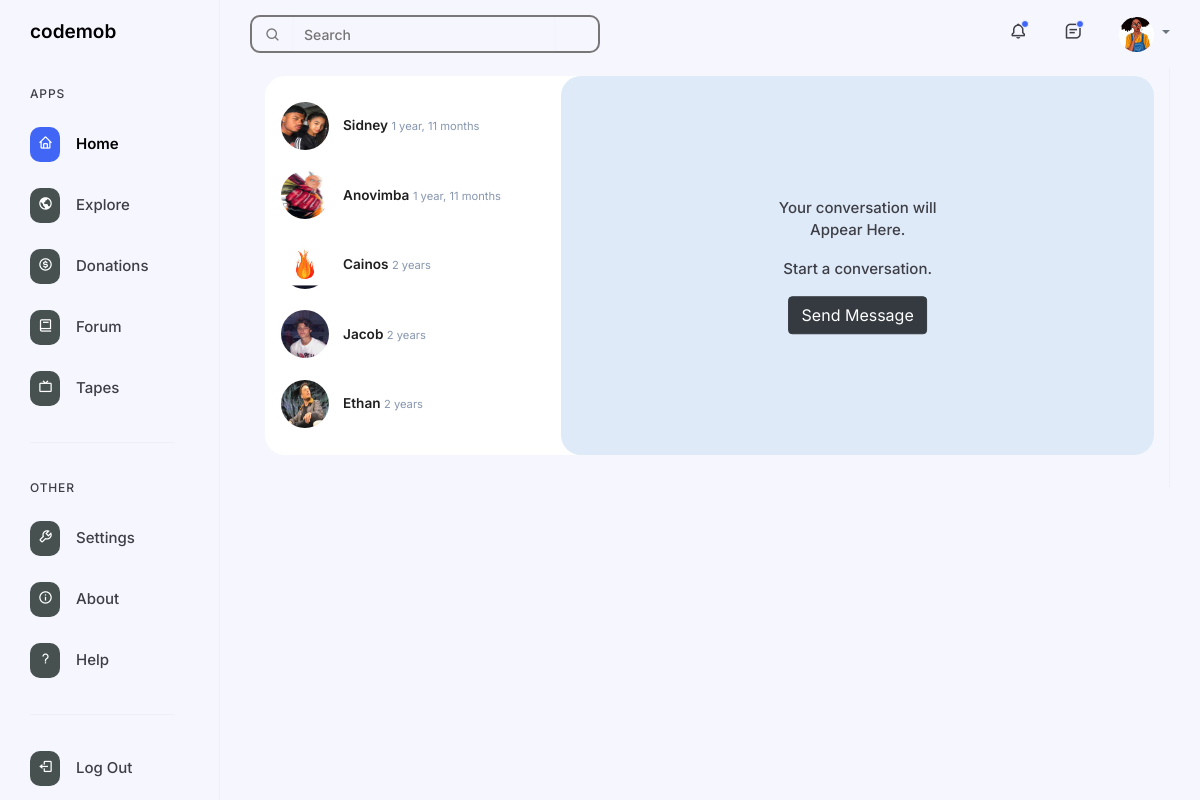
Page /conversation/messaging/ (signed in) on the committed database.
### users/models.py (models this page shows, shortened)
class Profile(models.Model):
     user = models.OneToOneField(User, on_delete=models.CASCADE)
     follows = models.ManyToManyField('self', related_name='followed_by', symmetrical=False) # Symetry false means if one follows you they dont automatically follow you back
     image = models.ImageField(default='default.jpg', upload_to='profile_pics')
     bio = models.CharField(max_length=200, default='This user has no bio')
     GUEST = 'Guest'
     MENTOR = 'Mentor'
     MENTEE = 'Mentee'
     ACCOUNT = [
          (GUEST, 'Guest'),
          (MENTOR, 'Mentor'),
          (MENTEE, 'Mentee'),
     ]
     account = models.CharField(
          max_length=6,
          choices=ACCOUNT,
          default=GUEST,
     )

### conversation/models.py (models this page shows)
class Conversation(models.Model):
     users = models.ManyToManyField(User, related_name='conversations')
     modified_at = models.DateTimeField(auto_now=True)
     class Meta:
          ordering = ['-modified_at']

### conversation/views.py (the view)
# urls.py: path('messaging/', views.conversations, name='conversations'),
@login_required
def conversations(request):
     conversations = request.user.conversations.all()
     return render(request, 'conversation/conversations.html', {'conversations': conversations})

### conversation/templates/conversation/conversations.html (shortened to what this page needs)
{% extends 'core/base.html' %}
{% block content %}
      <div class="container content-wrapper">
          <div class="row gutters">
              <div class="col-xl-12 col-lg-12 col-md-12 col-sm-12 col-12 chat-area">
                  <div class="card mt-2">
                      <div class="row no-gutters">
                          <div class="col-xl-4 col-lg-4 col-md-4 col-sm-3 col-3">
                              <div class="users-container">
                                  <ul class="users">
                                   {% for conversation in conversations %}
                                      <li class="person" data-chat="person1">
                                        {%for user in conversation.users.all %}
                                        {% if user != request.user %}
                                        <a href="{%url 'conversation' user.id %}">
                                          <div class="user">
                                              <img src="{{ user.profile.image.url }}" alt="Retail Admin">
                                          </div>
                                          <p class="name-time">
                                              <span class="name">{{ user.username }}</span>
                                              <span class="time">{{ conversation.modified_at|timesince}}</span>
                                          </p>
                                          </a>
                                          {% endif %}
                                        {% endfor %}
                                      </li>
                                   {% empty %}
                                        <P>No conversations.</p>
                                   {% endfor %}
                                  </ul>
                              </div>
                          </div>
                          <div class="col-xl-8 col-lg-8 col-md-8 col-sm-9 col-9 conversation-area">
                              <div class="placeholder-content">
                                  <div class="placeholder-text">
                                    <p>Your conversation will </br> Appear Here.</p>
                                    <p>Start a conversation.</p>
                                    <button class="btn btn-dark">Send Message</button>
                                </div>
                              </div>
                          </div>
                      </div>
                  </div>
              </div>
          </div>
      </div>
  </div>
{% endblock %}

### core/templates/core/base.html (shortened to what this page needs)
{% load static %}
<!DOCTYPE html>
<html lang="en">
<head>
  <link rel="stylesheet" href="https://maxcdn.bootstrapcdn.com/bootstrap/4.5.2/css/bootstrap.min.css">
  <link rel="stylesheet" href="https://use.fontawesome.com/releases/v5.15.2/css/all.css">
  <link href='https://unpkg.com/boxicons@2.0.7/css/boxicons.min.css' rel='stylesheet'>
  <link rel="stylesheet" type="text/css" href="{% static 'core/css/main.css' %}">
  <link rel="stylesheet" type="text/css" href="{% static 'core/css/forum.css' %}">
  <link rel="stylesheet" type="text/css" href="{% static 'core/css/messaging.css' %}">
  <link rel="stylesheet" type="text/css" href="{% static 'core/css/tape.css' %}">
  <link rel="stylesheet" href="https://cdnjs.cloudflare.com/ajax/libs/animate.css/4.1.1/animate.min.css"/>
</head>
<body>
  <div class="container-body">
     <div class="sidebar" id="sidebar_collapse">
        <a class="logo-expand" href="{% url 'home' %}">codemob</a>
        <div class="side-wrapper">
         <div class="side-title">APPS</div>
           <div class="side-menu">
           <a class="sidebar-link discover is-active" href="{% url 'home' %}">
            <i class='bx bx-home'></i>
              Home
           </a>
           <a class="sidebar-link trending" href="{% url 'explore'%}">
            <i class='bx bx-world' ></i>
              Explore
           </a>
           <a class="sidebar-link" href="#">
             <i class='bx bx-dollar-circle' ></i>
            Donations
           </a>
           <a class="sidebar-link" href="{% url 'forum'%}">
            <i class='bx bx-book' ></i>
              Forum
           </a>
           <a class="sidebar-link" href="{% url 'tape'%}">
            <i class='bx bx-tv' ></i>
              Tapes
           </a>
           </div>
        </div>
        <div class="side-wrapper">
         <div class="side-title">OTHER</div>
         <div class="side-menu">
          <a class="sidebar-link" href="#">
            <i class='bx bx-wrench' ></i>
           Settings
          </a>
          <a class="sidebar-link" href="{% url 'about'%}">
            <i class='bx bx-info-circle' ></i>
           About
          </a>
          <a class="sidebar-link" href="#">
            <i class='bx bx-question-mark' ></i>
           Help
          </a>
         </div>
        </div>
        <div class="logout-wrapper">
           <div class="side-menu">
            <a class="sidebar-link" href="{% url 'logout' %}">
              <i class='bx bx-log-out'></i>
             Log Out
            </a>
           </div>
        </div>
     </div>
     <div class="wrapper">
        <div class="header">
           <div class="search">
              <form method="get" action="{% url 'search' %}">
                <div class="field search-bar">
                    <div class="control search-icon">
                        <button class="btn"><i class='bx bx-search' ></i></button>
                    </div>
                    <div class="control input-text-group">
                        <input type="text" class="input" placeholder="Search" name="query">
                    </div>
                </div>
              </form>
            </div>
           <div class="user-settings">
              <div class="notify">
                 <a href="{% url 'conversations' %}">
                    <div class="notification"></div>
                    <i class='bx bx-bell' ></i>
                 </a>
              </div>
              <div class="notify">
                 <a href="{% url 'conversations' %}">
                    <div class="notification"></div>
                    <i class='bx bx-message-square-detail' ></i>
                 </a>
              </div>
              <div class="dropdown show right">
                 <a class="dropdown-toggle text-muted" class="header__img" href="#" role="button" id="dropdownMenuLink" data-toggle="dropdown" aria-haspopup="true" aria-expanded="false">
                    <img class="user-img" src="{{ user.profile.image.url }}" alt="">
                 </a>
               </div>
           </div>
        </div>
        <div class="main-container">
        {% block content %}{% endblock %}
        </div>
     </div>
</body>
</html>

### core/static/core/css/main.css (style rules this page uses)
* { outline: none; box-sizing: border-box; }
html { box-sizing: border-box; -webkit-font-smoothing: antialiased; }
img { max-width: 100%; }
:root { --body-font: "Inter", sans-serif; --flaticon-color: #ffffff; --searchbar-color: rgb(154, 154, 154); --theme-bg: #f6f6fe; --body-color: #3e3e47; --button-bg: #475150; --border-color: #000; --video-bg: #e2e1f1; --white-color: rgb(0, 0, 0); --delay: 0s; --borderline-color: #eff0f7; }
body { font-family: var(--body-font); color: var(--body-color); display: flex; justify-content: center; align-items: center; flex-direction: column; width: 100%; height: 100vh; overflow: hidden; background-color: var(--theme-bg); }
body:before { position: absolute; left: 0; top: 0; width: 100%; height: 100%; opacity: 0.4; content: ""; }
.container-body { display: flex; overflow: hidden; width: 100%; font-size: 15px; font-weight: 500; position: relative; }
.sidebar { width: 220px; height: 100%; padding: 15px 30px 15px 30px; display: flex; flex-direction: column; flex-shrink: 0; transition-duration: 0.2s; overflow-y: auto; overflow-x: hidden; border-right: 1px solid var(--borderline-color); }
.sidebar .logo-expand { text-decoration: none; color: var(--white-color); font-size: 19px; font-weight: 600; line-height: 34px; position: sticky; top: 0; }
.sidebar .logo-expand:before { content: ""; position: absolute; top: -30px; left: 0; background: var(--theme-bg); width: 200px; height: 70px; z-index: -1; }
.sidebar-link:hover, .sidebar-link.is-active { color: var(--white-color); font-weight: 600; }
.sidebar-link:hover:nth-child(2n + 1) i, .sidebar-link.is-active:nth-child(2n + 1) i { background: #4166f5; }
.side-menu { display: flex; flex-direction: column; }
.side-menu a { display: flex; align-items: center; text-decoration: none; color: var(--body-color); }
.side-menu a + a { margin-top: 26px; }
.side-menu i { height: 35px; width: 30px; padding: 8px; border-radius: 10px; color: var(--flaticon-color); background-color: var(--button-bg); flex-shrink: 0; margin-right: 16px; }
.side-title { font-size: 12px; letter-spacing: 0.07em; margin-bottom: 24px; }
.side-wrapper { border-bottom: 1px solid var(--borderline-color); padding: 36px 0; width: 145px; }
.logout-wrapper { border-bottom: none; padding: 36px 0; width: 145px; }
.wrapper { display: flex; flex-direction: column; flex-grow: 1; }
.header { display: flex; align-items: center; flex-shrink: 0; padding: 15px 30px 15px 30px; }
.search { height: 38px; display: flex; width: 100%; max-width: 350px; border-radius: 10px; border: 2px solid rgb(120, 118, 118); }
.search-bar { height: 34px; display: flex; width: 100%; max-width: 350px; }
.search-bar .search-icon i { color: rgb(120, 118, 118); }
.search-bar input { width: 100%; height: 100%; border: none; background-color: transparent; font-family: var(--body-font); font-size: 14px; font-weight: 500; padding: 0 40px 0 10px; box-shadow: 0 0 0 2px rgba(134, 140, 160, 0.02); color: var(--white-color); }
.user-settings { display: flex; align-items: center; padding-left: 20px; flex-shrink: 0; margin-left: auto; }
.user-settings .notify { position: relative; }
.user-settings .notify i { width: 20px; font-size: 18px; margin-left: 35px; flex-shrink: 0; color: var(--body-color); }
.user-settings .notify .notification { width: 8px; height: 8px; border-radius: 50%; background-color: #4166f5; position: absolute; right: .1px; border: 1px solid var(--theme-bg); top: -2px; }
.user-img { width: 35px; height: 35px; flex-shrink: 0; object-fit: cover; border-radius: 50%; margin-left: 35px; }
.main-container { display: flex; flex-direction: column; padding: 0 30px 30px; flex-grow: 1; overflow: auto; }

### core/static/core/css/forum.css (style rules this page uses)
.col-lg-12 { border-right: 1px solid var(--borderline-color); }

### rows in the picture
Conversation: modified_at "1 year, 11 months"
Conversation: modified_at "1 year, 11 months"
Conversation: modified_at "2 years"
Conversation: modified_at "2 years"
Conversation: modified_at "2 years"

### other values in the picture
{{ user.username }} "Sidney"
{{ user.username }} "Anovimba"
{{ user.username }} "Cainos"
{{ user.username }} "Jacob"
{{ user.username }} "Ethan"
